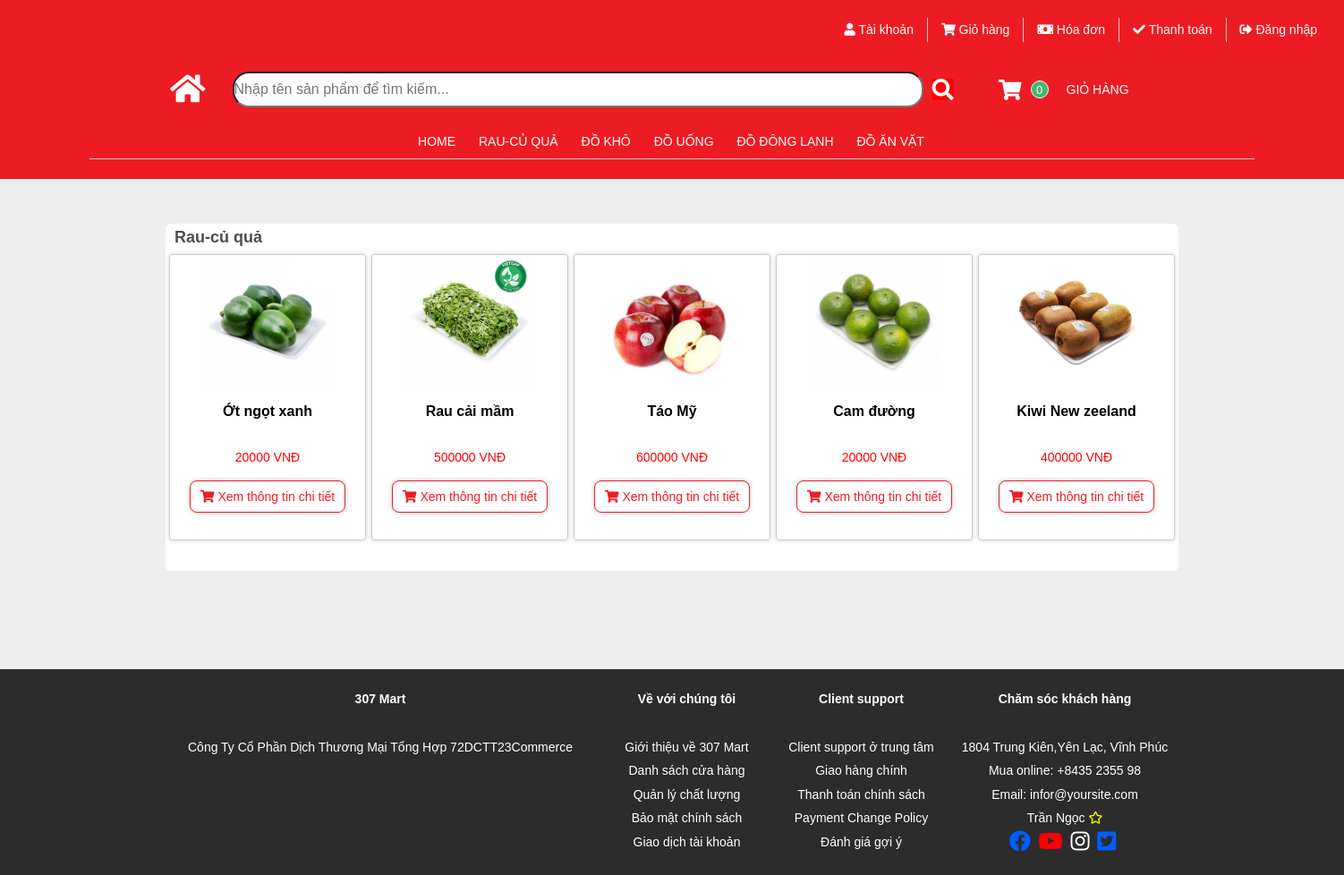
The page /SanPhamDanhMuc.php?id_danhmuc=16 on the database its author committed.
### tables this page shows
CREATE TABLE `tbl_danhmuc` (
  `id_danhmuc` int(11) NOT NULL,
  `ten_danhmuc` varchar(255) NOT NULL
);

CREATE TABLE `tblsanpham` (
  `id_sanpham` int(11) NOT NULL,
  `tensp` varchar(255) NOT NULL,
  `loaisp_id` int(11) NOT NULL,
  `giasp` float NOT NULL,
  `khuyenmai` float NOT NULL,
  `anhsp` varchar(255) NOT NULL,
  `soluong` int(11) NOT NULL,
  `chitiet_sp` text NOT NULL,
  `tinhtrang` int(11) NOT NULL
);

### session.php (called while the page is built, shortened)
<?php
class Session{
 public static function get($key){
    if (isset($_SESSION[$key])) {
     return $_SESSION[$key];
    } else {
     return false;
    }
 }
}
?>

### SanphamDanhMuc.php (the view, shortened to what this page needs)
<?php
include 'header.php';
?>
<!DOCTYPE html>
<html lang="en">
<head>
    <link rel="stylesheet" href="./css/Search2.css">
</head>
<body>
    <?php
    include './Config/connect.php';
    $id_danhmuc = $_GET['id_danhmuc'];
    $sql = "SELECT * FROM tbl_danhmuc WHERE id_danhmuc ='".$id_danhmuc."'";
    $result = mysqli_query($conn, $sql);
    if (mysqli_num_rows($result) > 0) {
        while ($row = mysqli_fetch_assoc($result)) {
            echo "
            <div class='main-index'>
            <div class='table-sanpham'>
            <div class='header-product'>
                <div class='info'><p>" . $row['ten_danhmuc'] . "</p></div>
            </div>
            <table>
            <tbody>
            ";
            echo "<tr>";
            $sql2 = "SELECT * FROM tbl_loai_sp WHERE id_danhmuc='" . $row['id_danhmuc'] . "'";
            $result2 = mysqli_query($conn, $sql2);
            if (mysqli_num_rows($result2) > 0) {
                while ($row2 = mysqli_fetch_assoc($result2)) {
                    $sql3 = "SELECT * FROM tblsanpham WHERE loaisp_id='" . $row2['id_loaisp'] . "'";
                    $result3 = mysqli_query($conn, $sql3);
                    if (mysqli_num_rows($result3) > 0) {
                        while ($row3 = mysqli_fetch_assoc($result3)) {
                            echo "<td>
                            <div class='item-product'>
                                <a href='./SanPhamDetail.php?id_sanpham=" . $row3['id_sanpham'] . "'>
                                <img src='./image/" . $row3['anhsp'] . "' alt='' width='150px;'> <br>
                                <p class = 'item-tensp'>" . $row3['tensp'] . "</p><br>
                                <span class = 'item-giasp'>" . $row3['giasp'] . " VNĐ</span>
                                <button class='btn-addCart'>
                                <i class='fas fa-shopping-cart'></i>
                                Xem thông tin chi tiết
                                </button>
                                </a>
                            </div>
                            </td>";
                        }
                    }
                }
            }
            echo "</tr>";
            echo "
                </tbody>
                </table>
                ";
            echo "</div>";
            echo "</div>";
        }
    }
    ?>
</body>
<div class="footer">
    <?php
    include 'footer.php';
    ?>
</div>
</html>

### header.php (shortened to what this page needs)
<?php
include './Config/connect.php';
include 'session.php';
?>
<!DOCTYPE html>
<html lang="en">
<head>
    <link rel="stylesheet" href="https://pro.fontawesome.com/releases/v5.10.0/css/all.css">
    <link rel="stylesheet" href="./css/header2.css">
</head>
<body>
    <div id="header">
        <div class="header-list1">
            <ul>
                <li>
                    <a href="#">
                        <i class="fas fa-user"></i>
                        Tài khoản
                    </a>
                </li>
                <li>
                    <a href="">
                        <i class="fas fa-shopping-cart"></i>
                        Giỏ hàng
                    </a>
                </li>
                <li>
                    <a href="">
                        <i class="fas fa-money-bill"></i>
                        Hóa đơn
                </li>
                <li>
                    <a href="">
                        <i class="fas fa-check"></i>
                        Thanh toán
                    </a>
                </li>
                <?php
                $logincheck = Session::get('registerlogin');
                if($logincheck){
                    $a = Session::get('registername');
                    echo "<li>
                    <a href=''>
                        <i></i>.$a.
                    </a>
                </li>";
                }else{
                        echo"<li>
                        <a href='login.php'>
                            <i class='fas fa-sign-out-alt'></i>
                            Đăng nhập
                        </a>
                        </li>";
                }
                ?>
            </ul>
        </div>
        <div class="header-list2">
            <div class="header-list2-icon">
                <a class="icon1" href="./index.php"><i class="fas fa-home"></i></a>
            </div>
            <div class="header-list2-search">
                <form class="header-list2-search" action="./SanPhamSearch.php" method="post">
                    <input class="search" name="txt-search" type="text" placeholder="Nhập tên sản phẩm để tìm kiếm...">
                    <button class="btn-search" name="btn-search">
                        <a href="./index.php"><i class="fas fa-search"></i></a>
                    </button>
                </form>
            </div>
            <div class="header-list2-cart">
                <i class="fas fa-shopping-cart"></i>
                <p class="info-cart">
                    <?php
                    $count = 0;
                    echo $count;
                    ?>
                </p>
                <p class="name">GIỎ HÀNG</p>
            </div>
        </div>
        <div class="header-list3">
            <ul class="nav">
                <li class="loai-danhmuc"><a href="./index.php">Home</a></li>
                <?php
                $sql = "SELECT * FROM tbl_danhmuc";
                $result = mysqli_query($conn, $sql);
                if (mysqli_num_rows($result) > 0) {
                    while ($row = mysqli_fetch_assoc($result)) {
                ?>
                        <li class="loai-danhmuc">
                            <a href=""><?php echo ($row["ten_danhmuc"]) ?></a>
                        </li>
                <?php
                    }
                }
                ?>
            </ul>
        </div>
    </div>
</body>
</html>

### css/header2.css (style rules this page uses)
* { padding: 0; margin: 0; box-sizing: border-box; }
html { font-size: 16px; font-family: Arial, Helvetica, sans-serif; color: #fff; }
ul { list-style: none; }
body { width: 1160px; height: 200px; text-align: center; display: inline-block; }
#header { height: 200px; background-color: rgb(237, 28, 36); position: fixed; top: 0; left: 0; right: 0; z-index: 1; }
.header-list1 { width: 100%; margin-top: 20px; margin-right: 60px; display: inline-block; }
.header-list1 ul { float: right; }
.header-list1 li { float: left; margin-right: 15px; border-right: #ccc solid 1px; padding-right: 15px; }
.header-list1 li:last-child { border: none; }
.header-list1 a { color: #fff; font-size: 14px; font-weight: 600px; text-decoration: none; }
.header-list2 { display: flex; height: 50px; align-items: center; margin: 0px 180px; margin-top: 20px; }
.header-list2 .icon1 { color: #fff; }
.header-list2 .header-list2-icon { color: #fff !important; font-size: 35px; flex-grow: 1; cursor: pointer; margin-right: 20px; }
.header-list2-search { display: flex; flex-grow: 6; width: 60%; align-items: center; }
.header-list2-search .search { font-size: 16px; width: 100%; height: 40px; border-radius: 18px; margin-right: 10px; }
.header-list2-search .btn-search { background-color: red; color: #fff; border: none; }
.header-list2-search .fa-search { font-size: 24px; cursor: pointer; }
.header-list2-cart { display: flex; flex-grow: 3; margin-left: 50px; align-items: center; }
.header-list2-cart .fa-shopping-cart { font-size: 23px; margin-right: 10px; cursor: pointer; }
.header-list2-cart .info-cart { width: 20px; height: 20px; line-height: 20px !important; background-color: #42b76d; font-size: 13px; border: #fff solid 1px; border-radius: 50%; margin-right: 20px; text-align: center; color: #fff; }
.header-list3 { display: block; margin: 0px 100px; border-bottom: #ccc 0.4px solid; margin-top: 20px; }
.header-list3 .nav { display: inline-block; margin-bottom: 5px; }
.header-list3 .nav .loai-danhmuc { display: inline-block; position: relative; padding: 0 10px; }
.nav .loai-danhmuc a { color: #fff; font-weight: 500; text-transform: uppercase; font-size: 14px; padding-bottom: 5px; margin-right: 2px; font-weight: 500; text-decoration: none; }

### css/Search2.css (style rules this page uses)
body { width: 1160px; margin: 0; background-color: #efeeee; }
.main-index { margin: 30px 180px; background-color: #fff; padding-bottom: 30px; display: inline-block; position: relative; top: 220px; color: #000; border-radius: 6px; }
.header-product { position: relative; display: flex; padding: 10px; height: 30px; align-items: center; }
.header-product .info { font-size: 18px; font-weight: 600; color: #4e4c4c; }
.item-product { position: relative; display: inline-block; width: 220px; height: 320px; font-size: 16px; border: #ccc solid 0.4px; box-shadow: 0 0 4px rgba(0,0,0,0.2); padding-bottom: 20px; border-radius: 4px; margin: 2px 2px; }
.item-product a { text-decoration: none; }
.item-product .item-tensp { font-size: 16px; font-weight: 600; color: #000; }
.item-product .item-giasp { position: relative; top: -10px; font-size: 14px; color: red; margin-bottom: 20px; }
.item-product .btn-addCart { height: 36px; transition: all 0.35s ease-in-out 0s; border: 1px solid rgb(237, 28, 36); cursor: pointer; text-transform: inherit; font-weight: 500; border-radius: 8px; font-size: 14px; box-shadow: rgba(153, 153, 153, 0.6) 0px 0px 5px 0px; width: 80%; align-items: center; background-color: rgb(255, 255, 255); padding: 0px; color: rgb(237, 28, 36); overflow: hidden; }
.footer { all: unset; margin: 0px; width: 1140px; position: relative; top: 300px; }

### footer.php (style rules this page uses)
* { margin: 0; padding: 0; }
a { color: #fff; text-decoration: none; transition: 0.3s color; }
ul { list-style: none; }
body { color: #fff; font-family: Helvetica, sans-serif; font-size: 14px; line-height: 1.9; width: 100%; }

### rows shown on the page
tbl_danhmuc: ten_danhmuc "RAU-CỦ QUẢ", ten_danhmuc "Rau-củ quả"
tbl_danhmuc: ten_danhmuc "ĐỒ KHÔ"
tbl_danhmuc: ten_danhmuc "ĐỒ UỐNG"
tbl_danhmuc: ten_danhmuc "ĐỒ ĐÔNG LẠNH"
tbl_danhmuc: ten_danhmuc "ĐỒ ĂN VẶT"
tblsanpham: anhsp (picture), tensp "Ớt ngọt xanh", giasp "20000"
tblsanpham: anhsp (picture), tensp "Rau cải mầm", giasp "500000"
tblsanpham: anhsp (picture), tensp "Táo Mỹ", giasp "600000"
tblsanpham: anhsp (picture), tensp "Cam đường", giasp "20000"
tblsanpham: anhsp (picture), tensp "Kiwi New zeeland", giasp "400000"

### other values the page prints
$count "0"
